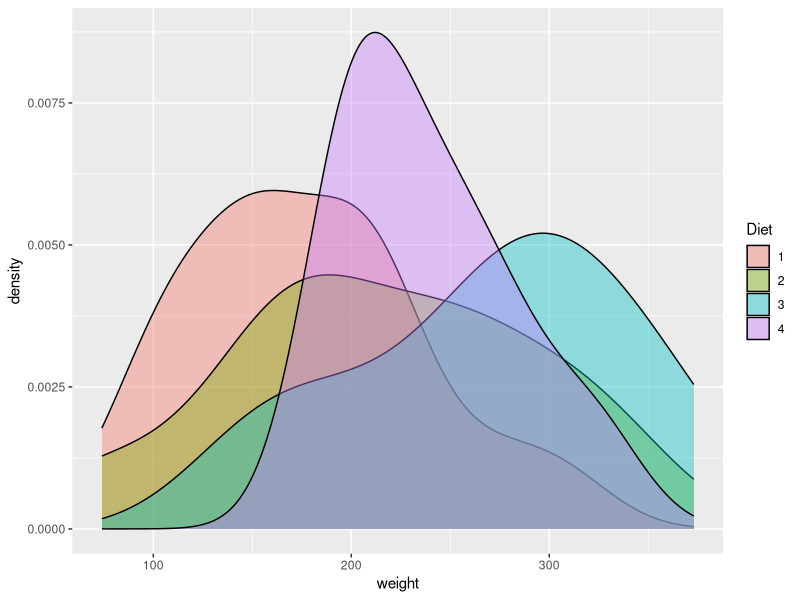
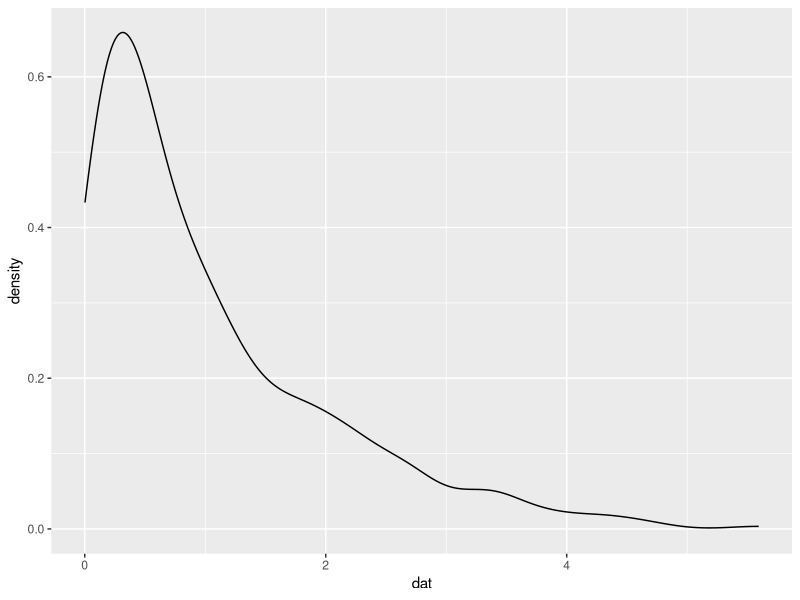

These figures' R source, in order:
# Akira Govender
# Day_1 
# The first day of the stats class
# Purpose: To practise some concepts that we will encounter 
# 12 April 2018


# Setup -------------------------------------------------------------------

library(tidyverse)
library(dplyr)
library(ggpubr)

# Integers ----------------------------------------------------------------

# Generate the integer data (describes discrete things, are counted in whole numbers)

integer_r <- as.integer(seq(5, 14, by = 1 ))

# Look at the complete dataset 

integer_r

# Look at a summary of the data 

summary(integer_r)

# Continous ---------------------------------------------------------------

# Generating a sequence of numeric data (numeric data is quantative)

numeric_r <- seq(23, 43, length.out = 10)

# Look at the dataset that was generated 

numeric_r

# Dates -------------------------------------------------------------------

# Performing arithmetic with dates
# Look at the difference in days, how many days are in between the two dates?

as.Date("2005-12-31") - as.Date("2005-12-12")

# or

dates_r <- seq(as.Date("2005-12-16"), as.Date("2005-12-25"), by = "day")

# View summary 

summary(dates_r)

# Dataframes  -------------------------------------------------------------

# Create the base data frame 

df_r <- data.frame(integers = integer_r,
                   numeric = numeric_r,
                   dates = dates_r)
# Make sure that all the lengths are the same in order for the command to run 

# Update into tibble form 

df_r <- as_tibble(df_r)
summary(df_r)

# View the dataframe that was just created

df_r

# Catagories  -------------------------------------------------------------
# Qualitative data tell us information about something, puts them into catagories ( Example: male and female)
# We can count the number of subjects/ observations in each catagory  

# Creating a number of different factors of classes 

# Electronics

elec_r <- as.factor(c("laptops",
                      "desktops",
                      "cell phones"))

# People 

people_r <- as.factor(c("funny",
                        "beautiful",
                        "beanies"))

# Colours 

colour_r <- as.factor(c("red", "blue"))

# Ordinal data ------------------------------------------------------------

# Sill working with qualitative data, but it is ranked in some way, 
# for example, red is better than orange (order of preference)

colour_qual <- ordered(c("blue", "green",
                            "yellow", "orange", "red"),
                          levels = c("blue", "green", "yellow",
                                     "orange", "red"))

# Levels specifically creates the ordering of importance, in terms of ecology 
# we can use high, intermediate, low density which you need to tell the computer 
# which is the most important


# Binary data -------------------------------------------------------------

# Can only take on two outcomes for example true and false or dead or alive

binary_r <- c(TRUE, FALSE, TRUE, TRUE)
summary(binary_r)


#  Character data ---------------------------------------------------------

# Just strings of words or multiple words such as Bettys Bay 

sites_r <- c("Yztervarkpunt", "Betty's Bay", 
             "Gansbaai", "Sea Point")

# Missing values  ---------------------------------------------------------
# Note that NA does not mean zero, it just means the value is absent or not recorded

chicks_nest <- c(3, 2, 0, 10, 5, 6, 8, 2, 4, NA)

# Viewing a summary of the data

summary(chicks_nest)

# Calculating the mean and standard deviation of the data respectively

mean(chicks_nest)
sd(chicks_nest)

# Inorder to have your data show up in the environment assignt it to a word
# Inroder to look at the: top of the data : head(name, row number)
#                      : bottom of the data tail(name, row number)


# Descriptive statistics --------------------------------------------------

# Create a dataframe

chicks <- as_tibble(ChickWeight)

chicks %>% 
  summarise(chicken_count = n())

# or 

nrow(chicks)

# To look at the number of observations ie. number of rows


# Measures of central tendency --------------------------------------------

# Calculate mean weight 

chicks %>% 
  summarise(mean_wt = mean(weight))

# Be more specific about what you want to be done

chicks %>% 
  filter(Time == 21) %>% 
  group_by(Diet) %>% 
  summarise(mean_wt = mean(weight),
            median_wt = median(weight))

# Visualising the density of the data

ggplot(data = filter(chicks, Time == 21), 
       aes(x = weight, fill = Diet)) +
  geom_density(alpha = 0.4)

# Diet 1 and 3 are skewed to the left and right whilst diet 4 seems to be in the middle 

# Right skewed data applies to Diet 1 

# Skewness (where is the majority of the data) ----------------------------------------------------------------

# Calculate the numeric value 

# Load new package in order to use the skewness function  -----------------

library(e1071)

#   Comapare the difference in mean and median against skewness

chicks %>% 
  filter(Time == 21) %>% 
  group_by(Diet) %>% 
  summarise(mean_wt = mean(weight),
            median_wt = median(weight),
            skew_wt = skewness(weight))

# Kurtosis ----------------------------------------------------------------

# Calculate the kurtosis of the tails of a distribution 
chicks %>% 
  filter(Time == 21) %>% 
  group_by(Diet) %>% 
  summarise(mean_wt = mean(weight),
            median_wt = median(weight),
            skew_wt = skewness(weight),
            kurt_wt = kurtosis(weight))
# Kurtosis has no tails 

exp_r <- data.frame(dat = rexp(n = 500), 
                    sample = "A")

ggplot(data = exp_r, aes(x = dat)) +
  geom_density()

kurtosis(exp_r$dat)

#  Measures of Variance  --------------------------------------------------------------

# We use standard deviation more than we use variance due to the fact that
# it is in the same unit of measurement of the data

# A summary of the many different statistical properties 

wt_summary <- chicks %>% 
  filter(Time == 21) %>% 
  group_by(Diet) %>% 
  summarise(mean_wt = mean(weight),
            median_wt = median(weight),
            var_wt = var(weight),
            sd_wt = sd(weight),
            min_wt = min(weight),
            quart1_wt = quantile(weight, 0.25),
            quart2_wt = quantile(weight, 0.5),
            quart3_wt = quantile(weight, 0.75))

# End of Day 1 ------------------------------------------------------------



